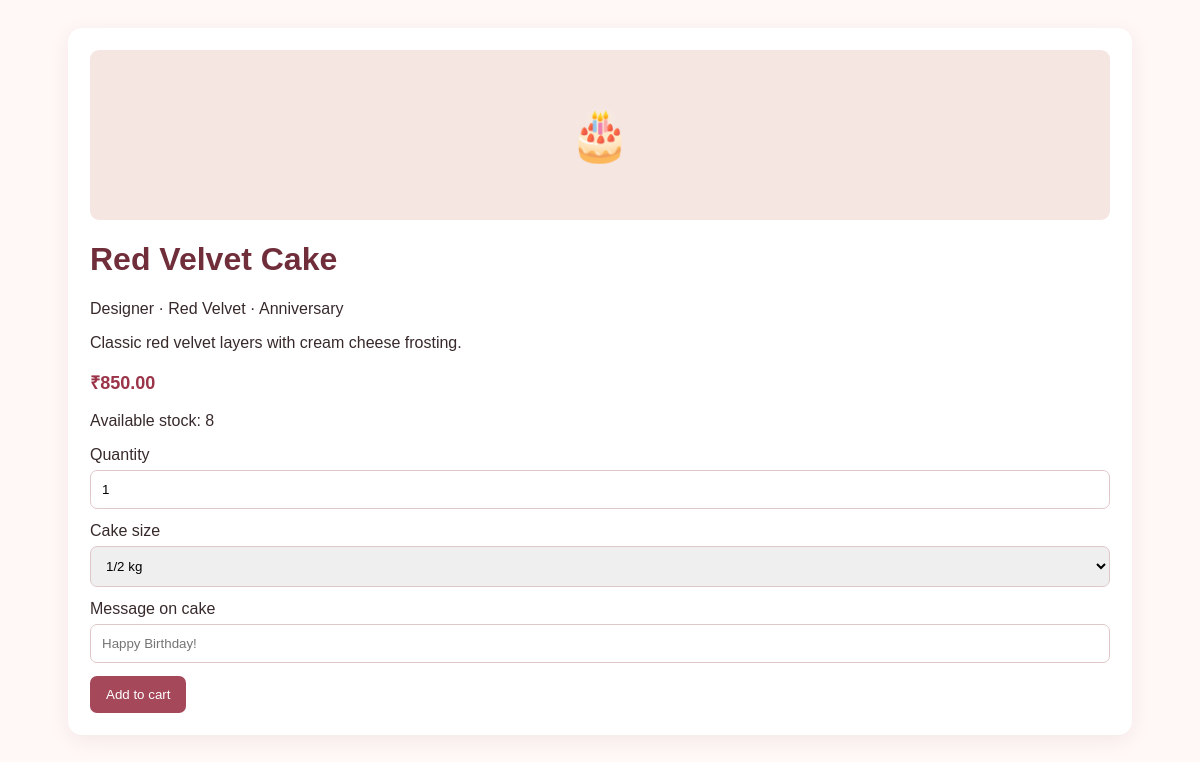
The app's page /cake.php?id=3 with its own data.
### tables this page shows
CREATE TABLE cakes(
 id INT AUTO_INCREMENT PRIMARY KEY, name VARCHAR(140) NOT NULL,
 category_id INT NOT NULL, subcategory_id INT NULL, flavor VARCHAR(80) NOT NULL,
 occasion VARCHAR(80) DEFAULT 'All occasions', description TEXT NOT NULL,
 price DECIMAL(10,2) NOT NULL, image VARCHAR(255) DEFAULT '',
 stock INT NOT NULL DEFAULT 0, active TINYINT(1) DEFAULT 1,
 created_at TIMESTAMP DEFAULT CURRENT_TIMESTAMP,
 FOREIGN KEY(category_id) REFERENCES categories(id),
 FOREIGN KEY(subcategory_id) REFERENCES subcategories(id)
);

CREATE TABLE categories(
 id INT AUTO_INCREMENT PRIMARY KEY, name VARCHAR(80) NOT NULL UNIQUE
);

### config.php (called while the page is built, shortened)
<?php
function h($v){ return htmlspecialchars((string)$v,ENT_QUOTES,'UTF-8'); }
function money($n){ return '₹'.number_format((float)$n,2); }
?>

### cake.php (the view)
<?php require 'config.php';$s=$pdo->prepare('SELECT c.*,ca.name category FROM cakes c JOIN categories ca ON ca.id=c.category_id WHERE c.id=? AND c.active=1');$s->execute([(int)($_GET['id']??0)]);$c=$s->fetch();if(!$c)exit('Cake not found');?>
<!doctype html><html><head><meta name="viewport" content="width=device-width,initial-scale=1"><link rel="stylesheet" href="style.css"></head><body><div class="wrap"><div class="card"><?php if($c['image']&&file_exists(__DIR__.'/'.$c['image'])):?><img style="width:100%;max-height:330px;object-fit:cover" src="<?=h($c['image'])?>" alt="<?=h($c['name'])?>"><?php else:?><div class="placeholder">🎂</div><?php endif;?><h1><?=h($c['name'])?></h1><p><?=h($c['category'])?> · <?=h($c['flavor'])?> · <?=h($c['occasion'])?></p><p><?=h($c['description'])?></p><p class="price"><?=money($c['price'])?></p><p>Available stock: <?=h($c['stock'])?></p><form method="post" action="cart.php"><input type="hidden" name="cake_id" value="<?=$c['id']?>"><label>Quantity</label><input type="number" name="quantity" min="1" max="<?=max(1,(int)$c['stock'])?>" value="1" required><label>Cake size</label><select name="size"><option>1/2 kg</option><option>1 kg</option><option>2 kg</option><option>Custom</option></select><label>Message on cake</label><input name="message_text" maxlength="180" placeholder="Happy Birthday!"><button>Add to cart</button></form></div></div></body></html>

### style.css (style rules this page uses)
* { box-sizing:border-box }
body { margin:0;background:#fff8f6;color:#382a2a;font-family:Arial,sans-serif }
.wrap { max-width:1100px;margin:28px auto;padding:0 18px }
.card { background:white;padding:22px;border-radius:14px;box-shadow:0 5px 22px #55212a12;margin:16px 0 }
h1,h2 { color:#702d3a }
.placeholder { height:170px;background:#f5e6e2;border-radius:9px;display:grid;place-items:center;font-size:50px }
input,select,textarea { width:100%;padding:11px;margin:6px 0 13px;border:1px solid #dfc9c8;border-radius:7px }
button,.btn { background:#a4485a;color:#fff;border:0;padding:11px 16px;border-radius:7px;cursor:pointer;text-decoration:none;display:inline-block }
.price { font-weight:bold;color:#9b3449;font-size:18px }

### records on screen
cakes: name "Red Velvet Cake", category.name "Designer", flavor "Red Velvet", occasion "Anniversary", description "Classic red velvet layers with cream cheese frosting.", price "₹850.00", stock "8"
